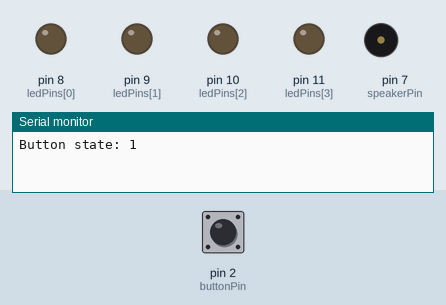
Simulated run of this sketch. Board: Arduino Nano, built with avr-gcc and run on an emulated ATmega328P. Parts: output pins drawn as LEDs (lit = HIGH), buzzer (waves = sounding), the last lines printed to the serial monitor. The inputs (shaded band) are chosen by the test bench; at power-on: pin 2 (buttonPin) HIGH. Random numbers use the default seed unless the sketch sets one.

Above: at 0.36 s.
At 49.2 s:
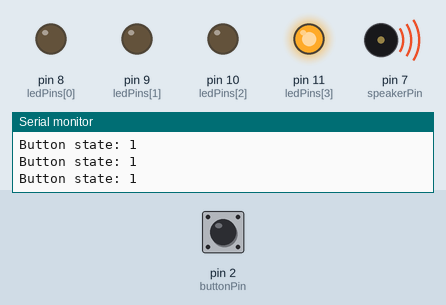
49.3 s: pin 2 (buttonPin) pulled LOW for 3 s
At 50.6 s:
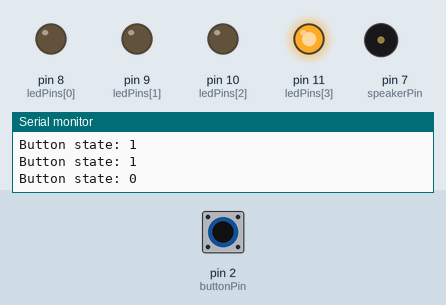
Timing chart, 0 to 70.8 s (numbered marks = the images above; inputs shaded):
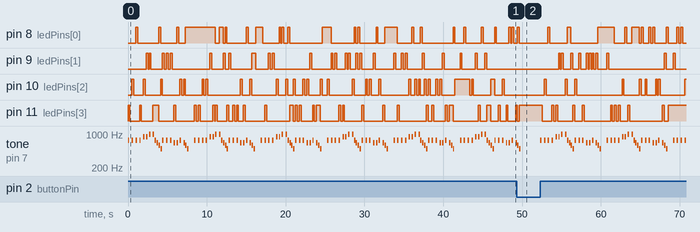

Measured:
- by itself, tone on pin 7 (speakerPin): plays 740 Hz for 0.19 s, 740 Hz for 0.19 s, 740 Hz for 0.19 s, 740 Hz for 0.19 s, 880 Hz for 0.19 s, 880 Hz for 0.19 s … (124 notes in this stretch)

The sketch:

sketch_pitchtest.ino
```cpp
#include "pitches.h"

//MELODY

//-----------------------------------------------------------------------

//DURATIONS
//8 = eighth note, 16 = sixteenth note
int noteDurations[] = {
  8, 8, 8, 8, 8, 8, 8, 8, 8, 16, 8, 16, 8, 8, 8, 8, 8, 8, 8, 8, 8, 8, 8, 8, 8, 8, 16, 8, 16, 8, 8, 8, 8, 8
};

//NOTES
int melody[] = {
  FS5, REST, FS5, REST, FS5, REST, FS5, REST,
  A5, REST, A5, REST, B5, REST,
  B5, FS5, E5, D5, B4,
  FS5, REST, FS5, REST, FS5, REST,
  E5, REST, E5, REST, FS5, REST,
  E5, D5, B4
};

//-----------------------------------------------------------------------

//PINS


int ledPins[] = {

  8, 9, 10, 11

};
int speakerPin = 7;
int buttonPin = 2;

int buttonState = 0;


//array counts

int noteCount = sizeof(melody) / sizeof(melody[0]);

int ledCount = sizeof(ledPins) / sizeof(ledPins[0]);


void playSong(int len, int noteDurations[], int speakerPin) {


  //iterate over the notes of the melody:

  for (int thisNote = 0; thisNote < len; thisNote++) {

    //gets random number for light

    int rand = random(0, ledCount);


    //1000/length of note you want

    int noteDuration = 1500 / noteDurations[thisNote];


    //Plays note and activates random light

    if (melody[thisNote] != 0) {  //check for rest

      digitalWrite(ledPins[rand], HIGH);
    }


    tone(speakerPin, melody[thisNote], noteDuration);


    //wait between notes
    int pauseBetweenNotes = noteDuration * 1.30;
    delay(pauseBetweenNotes);

    //turns light and note off
    digitalWrite(ledPins[rand], LOW);
    noTone(speakerPin);
  }
}

void setup() {

  Serial.begin(9600);

  randomSeed(analogRead(0));

  for (int i = 0; i < ledCount; i++) {
    pinMode(ledPins[i], OUTPUT);
  }
  pinMode(buttonPin, INPUT_PULLUP);
}

void loop() {

  buttonState = digitalRead(buttonPin);

  Serial.print("Button state: ");
  Serial.println(buttonState);

  int rand = random(0, ledCount);

  // check if the pushbutton is pressed. If it is, the buttonState is HIGH:
  if (buttonState == HIGH) {
    playSong(noteCount, noteDurations, speakerPin);
    if(buttonState == HIGH){
      digitalWrite(ledPins[rand], HIGH);
    }

    delay(600);

  }

  delay(50);
}
```

pitches.h
```cpp
//pitches

#define REST 0

#define B0  31
#define C1  33
#define CS1 35
#define D1  37
#define DS1 39
#define E1  41
#define F1  44
#define FS1 46
#define G1  49
#define GS1 52
#define A1  55
#define AS1 58
#define B1  62
#define C2  65
#define CS2 69
#define D2  73
#define DS2 78
#define E2  82
#define F2  87
#define FS2 93
#define G2  98
#define GS2 104
#define A2  110
#define AS2 117
#define B2  123
#define C3  131
#define CS3 139
#define D3  147
#define DS3 156
#define E3  165
#define F3  175
#define FS3 185
#define G3  196
#define GS3 208
#define A3  220
#define AS3 233
#define B3  247
#define C4  262
#define CS4 277
#define D4  294
#define DS4 311
#define E4  330
#define F4  349
#define FS4 370
#define G4  392
#define GS4 415
#define A4  440
#define AS4 466
#define B4  494
#define C5  523
#define CS5 554
#define D5  587
#define DS5 622
#define E5  659
#define F5  698
#define FS5 740
#define G5  784
#define GS5 831
#define A5  880
#define AS5 932
#define B5  988
#define C6  1047
#define CS6 1109
#define D6  1175
#define DS6 1245
#define E6  1319
#define F6  1397
#define FS6 1480
#define G6  1568
#define GS6 1661
#define A6  1760
#define AS6 1865
#define B6  1976
#define C7  2093
#define CS7 2217
#define D7  2349
#define DS7 2489
#define E7  2637
#define F7  2794
#define FS7 2960
#define G7  3136
#define GS7 3322
#define A7  3520
#define AS7 3729
#define B7  3951
#define C8  4186
#define CS8 4435
#define D8  4699
#define DS8 4978
```
